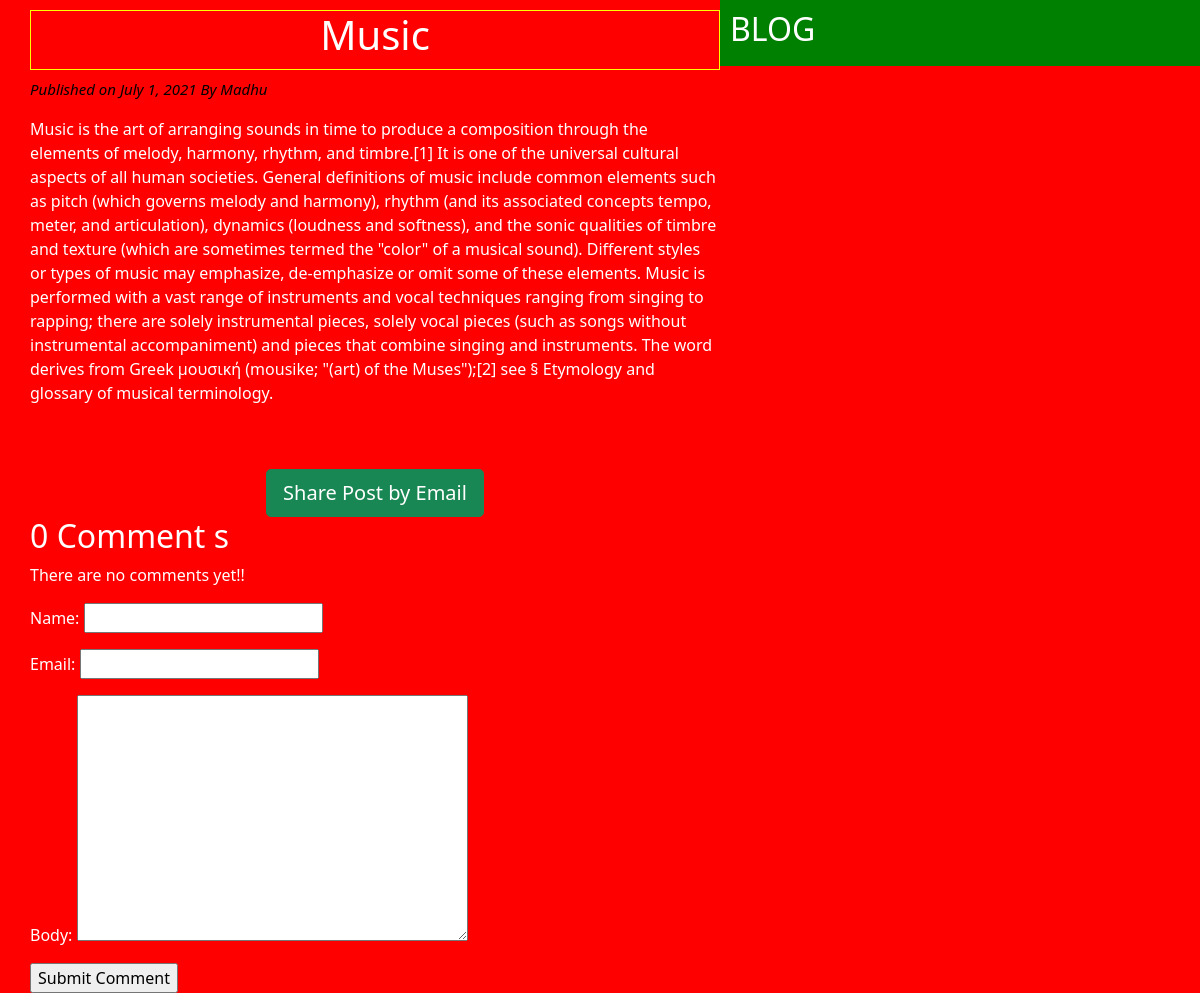
Screenshot of /2021/07/01/music/ with the database file from the repository.
### blogapp/models.py (models this page shows, shortened)
class Post(models.Model):
	STATUS_CHOICES=(('draft','Draft'),('published','Published'))
	author=models.ForeignKey(User,related_name='blog_posts',on_delete=models.CASCADE)
	title=models.CharField(max_length=50)
	created=models.DateField(auto_now_add=True)
	updated=models.DateField(auto_now=True)
	publish=models.DateField(default=timezone.now)
	status=models.CharField(max_length=50,choices=STATUS_CHOICES,default='draft')
	body=models.TextField()
	slug=models.SlugField(max_length=50,unique_for_date='publish')
	objects=CustomManager()
	tags=TaggableManager()
	class Meta:
		ordering=('-publish',)

### blogapp/views.py (the view)
# urls.py: re_path(r'^(?P<year>\d{4})/(?P<month>\d{2})/(?P<day>\d{2})/(?P<post>[-\w]+)/$',views.post_detail_view,name='post_detail'),
def post_detail_view(request,year,month,day,post):
	post = get_object_or_404(Post,slug=post,status='published',publish__year=year,publish__month=month,publish__day=day)
	comments = post.comments.filter(active=True)
	csubmit = False
	if request.method == 'POST':
		form = CommentForm(request.POST)
		if form.is_valid():
			new_comment = form.save(commit=False)
			new_comment.post = post
			new_comment.save()
			csubmit = True
	else:
		form = CommentForm()
	my_dict = {'post':post,'form':form,'csubmit':csubmit,'comments':comments}
	return render(request = request ,template_name='blogapp/post_detail.html',context=my_dict)

### blogapp/forms.py
class CommentForm(forms.ModelForm):
	class Meta:
		model = Comment
		fields = ('name','email','body')

### blogapp/models.py (called while the page is built)
	def get_queryset(self):
		return super().get_queryset().filter(status='published')

### templates/blogapp/post_detail.html (shortened to what this page needs)
{% extends "blogapp/base.html" %}
{% block content_block %}
	<h1>{{ post.title }}</h1>
	<p id="date"> Published on {{ post.publish }} By {{ post.author|title }}</p>
	{{ post.body|linebreaks }}
	<br></br>
	<div class="container" align="center">
	<a href="/{{ post.id }}/share" class = "btn btn-lg btn-success">Share Post by Email</a>
	</div>
	{% with comments.count as comments_count  %}
		<h2>{{ comments_count }} Comment {{ comments_count|pluralize }}</h2>
	{% endwith %}
	{% if comments %}
		{% for comment in comments  %}
		<p id='ch'>Comment {{ forloop.counter }} by {{ comment.name }} on {{ comment.created }}</p>
		<div class="cb">
			{{ comment.body|linebreaks }}
		</div>
	{% endfor %}
	<hr></hr>
	{% else %}
		<p>There are no comments yet!!</p>
	{% endif %}
	{% if csubmit %}
		<h2>Your comment added successfully</h2>
	{% else %}
		<form method = "POST">
			{{ form.as_p }}
			<input type="submit" name="" value="Submit Comment">
		</form>
	{% endif %}
{% endblock content_block %}

### static/blogapp/css/base.css (style rules this page uses)
h1 { text-align: center; border: 1px solid yellow; padding-bottom: 10px; }
body { color: white; background: red; }
#date { color: black; font-size: 15px; font-style: italic; }

### rows the page displays
Post: title "Music", publish "July 1, 2021", author "Madhu", body "Music is the art of arranging sounds in time to produce a composition through the elements of melody, harmony, rhythm, and timbre.[1] It is one of the universal cultural aspects of all human societies. General definitions of music include common elements such as pitch (which governs melody and harmony), rhythm (and its associated concepts tempo, meter, and articulation), dynamics (loudness and softness), and the sonic qualities of timbre and texture (which are sometimes termed the \"color\" of a musical sound). Different styles or types of music may emphasize, de-emphasize or omit some of these elements. Music is performed with a vast range of instruments and vocal techniques ranging from…"

### other values shown
{{ comments_count }} "0"
